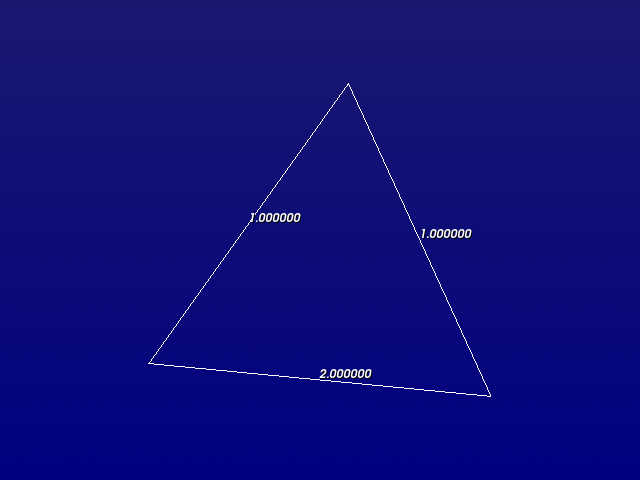

The Python source for this figure:
#!/usr/bin/env python

# Display edge weights on a fully connected directed graph. The
# force-directed layout uses the weight values to influence spacing.

# Factory overrides: importing these modules registers the OpenGL rendering
# and interaction style implementations for vtkRenderingCore factory classes.
import vtkmodules.vtkInteractionStyle  # noqa: F401
import vtkmodules.vtkRenderingOpenGL2  # noqa: F401

# VTK pipeline classes used in this example
from vtkmodules.vtkCommonCore import vtkDoubleArray
from vtkmodules.vtkCommonDataModel import vtkMutableDirectedGraph
from vtkmodules.vtkFiltersCore import vtkCellCenters
from vtkmodules.vtkFiltersSources import vtkGraphToPolyData
from vtkmodules.vtkInfovisLayout import (
    vtkForceDirectedLayoutStrategy,
    vtkGraphLayout,
)
from vtkmodules.vtkRenderingCore import (
    vtkActor,
    vtkActor2D,
    vtkPolyDataMapper,
    vtkRenderWindow,
    vtkRenderWindowInteractor,
    vtkRenderer,
)
from vtkmodules.vtkRenderingLabel import vtkLabeledDataMapper

# Colors (normalized RGB)
navy_rgb = (0.0, 0.0, 0.502)
midnight_blue_rgb = (0.098, 0.098, 0.439)

# Graph: three vertices, fully connected
graph = vtkMutableDirectedGraph()
v1 = graph.AddVertex()
v2 = graph.AddVertex()
v3 = graph.AddVertex()

graph.AddGraphEdge(v1, v2)
graph.AddGraphEdge(v2, v3)
graph.AddGraphEdge(v1, v3)

# Edge weight array
weights = vtkDoubleArray()
weights.SetNumberOfComponents(1)
weights.SetName("Weights")
weights.InsertNextValue(1.0)
weights.InsertNextValue(1.0)
weights.InsertNextValue(2.0)
graph.GetEdgeData().AddArray(weights)

print("Number of edges:", graph.GetNumberOfEdges())

# Filter: layout the graph with a force-directed strategy weighted by edges
layout_strategy = vtkForceDirectedLayoutStrategy()
layout_strategy.SetEdgeWeightField("Weights")
layout_strategy.SetWeightEdges(True)
graph_layout = vtkGraphLayout()
graph_layout.SetInputData(graph)
graph_layout.SetLayoutStrategy(layout_strategy)

# Filter: convert graph to polydata for rendering
graph_to_polydata = vtkGraphToPolyData()
graph_to_polydata.SetInputConnection(graph_layout.GetOutputPort())

# Mapper: map edge lines to graphics primitives
edge_mapper = vtkPolyDataMapper()
edge_mapper.SetInputConnection(graph_to_polydata.GetOutputPort())
edge_mapper.ScalarVisibilityOff()

# Actor: assign the edge geometry
edge_actor = vtkActor()
edge_actor.SetMapper(edge_mapper)

# Edge labels: compute edge midpoints with vtkCellCenters, then label them
edge_centers = vtkCellCenters()
edge_centers.SetInputConnection(graph_to_polydata.GetOutputPort())
edge_centers.CopyArraysOn()

edge_label_mapper = vtkLabeledDataMapper()
edge_label_mapper.SetInputConnection(edge_centers.GetOutputPort())
edge_label_mapper.SetLabelModeToLabelFieldData()
edge_label_mapper.SetFieldDataName("Weights")

edge_label_actor = vtkActor2D()
edge_label_actor.SetMapper(edge_label_mapper)

# Renderer: assemble the scene
renderer = vtkRenderer()
renderer.AddActor(edge_actor)
renderer.AddActor(edge_label_actor)
renderer.SetBackground(navy_rgb)
renderer.SetBackground2(midnight_blue_rgb)
renderer.GradientBackgroundOn()

# Render window: display the rendered scene
render_window = vtkRenderWindow()
render_window.AddRenderer(renderer)
render_window.SetWindowName("edge weights")
render_window.SetMultiSamples(0)
render_window.SetSize(640, 480)

# Interactor: handle mouse and keyboard events
render_window_interactor = vtkRenderWindowInteractor()
render_window_interactor.SetRenderWindow(render_window)

# Scene: reset camera
renderer.ResetCamera()

# Start: launch the interactive visualization
render_window_interactor.Initialize()
render_window_interactor.Start()
